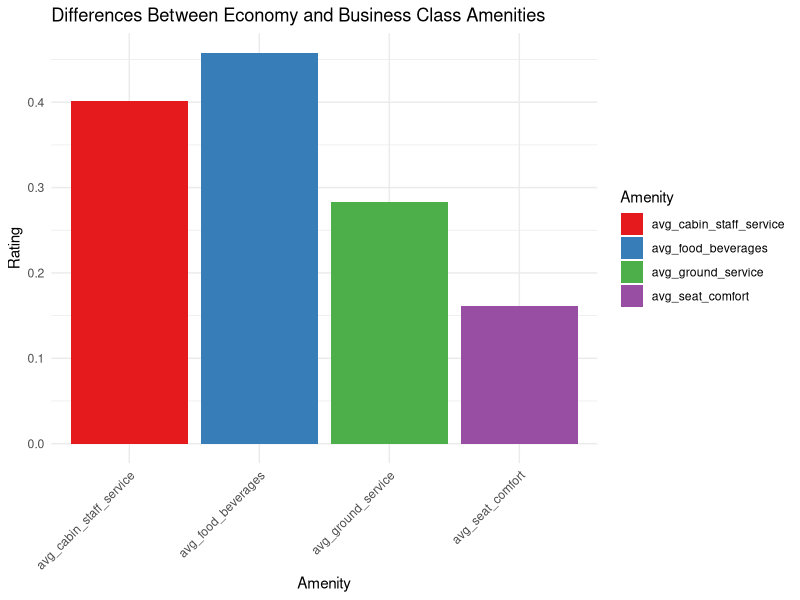

This figure's R source: (Note: this script raises an error after producing the figure.)
## ---- chunk 1
knitr::opts_chunk$set(echo = TRUE)
## ---- chunk 2
library(tidyverse) 
library(ggplot2) 
library(lubridate)
## ---- chunk 3
airline <- read.csv("Airlines Reviews and Rating.csv")
head(airline)
## ---- chunk 4
best_customer_service <- airline %>%
  group_by(Country) %>%
  summarize(averagecustomerservice = mean(Cabin.Staff.Service, na.rm = TRUE)) %>%
  arrange(desc(averagecustomerservice))

best_customer_service

## ---- chunk 5
boeing_planes <- airline %>%
  filter(str_detect(Aircraft.Type, "Boeing"))

n_boeing_planes <- nrow(boeing_planes)

n_boeing_planes

## ---- chunk 6
# Filter data for business class
business_class <- airline %>%
  filter(Seat_Types == "Business Class")

# Filter data for economy class
economy_class <- airline %>%
  filter(Seat_Types == "Economy Class")

# Calculate average ratings for each amenity in business class
avg_ratings_business <- business_class %>%
  summarize(avg_seat_comfort = mean(Seat.Comfort, na.rm = TRUE),
            avg_cabin_staff_service = mean(Cabin.Staff.Service, na.rm = TRUE),
            avg_ground_service = mean(Ground.Service, na.rm = TRUE),
            avg_food_beverages = mean(Food...Beverages, na.rm = TRUE))

# Calculate average ratings for each amenity in economy class
avg_ratings_economy <- economy_class %>%
  summarize(avg_seat_comfort = mean(Seat.Comfort, na.rm = TRUE),
            avg_cabin_staff_service = mean(Cabin.Staff.Service, na.rm = TRUE),
            avg_ground_service = mean(Ground.Service, na.rm = TRUE),
            avg_food_beverages = mean(Food...Beverages, na.rm = TRUE))

# Print the results
avg_ratings_business
avg_ratings_economy

## ---- chunk 7

# amenity in business class
avg_ratings_business <- business_class %>%
  summarize(avg_seat_comfort = mean(Seat.Comfort, na.rm = TRUE),
            avg_cabin_staff_service = mean(Cabin.Staff.Service, na.rm = TRUE),
            avg_ground_service = mean(Ground.Service, na.rm = TRUE),
            avg_food_beverages = mean(Food...Beverages, na.rm = TRUE))

#  amenity in economy class
avg_ratings_economy <- economy_class %>%
  summarize(avg_seat_comfort = mean(Seat.Comfort, na.rm = TRUE),
            avg_cabin_staff_service = mean(Cabin.Staff.Service, na.rm = TRUE),
            avg_ground_service = mean(Ground.Service, na.rm = TRUE),
            avg_food_beverages = mean(Food...Beverages, na.rm = TRUE))

differences <- avg_ratings_business - avg_ratings_economy

differences

differences_long <- differences %>%
  pivot_longer(cols = everything(), names_to = "Amenity", values_to = "Difference")


differences_plot <- ggplot(differences_long, aes(x = Amenity, y = Difference, fill = Amenity)) +
  geom_bar(stat = "identity") +
  labs(title = "Differences Between Economy and Business Class Amenities",
       x = "Amenity",
       y = "Rating") +
  theme_minimal() +
  theme(axis.text.x = element_text(angle = 45, hjust = 1)) +
  scale_fill_brewer(palette = "Set1")

#plot
print(differences_plot)
## ---- chunk 8

average_flight_rating <- airline %>%
  group_by(Country) %>%
  summarize(average_flight_rating = mean(, na.rm = TRUE)) %>%
  arrange(desc(average_flight_rating))


best_country_for_flights <- average_flight_rating$Country[1]

best_country_for_flight

